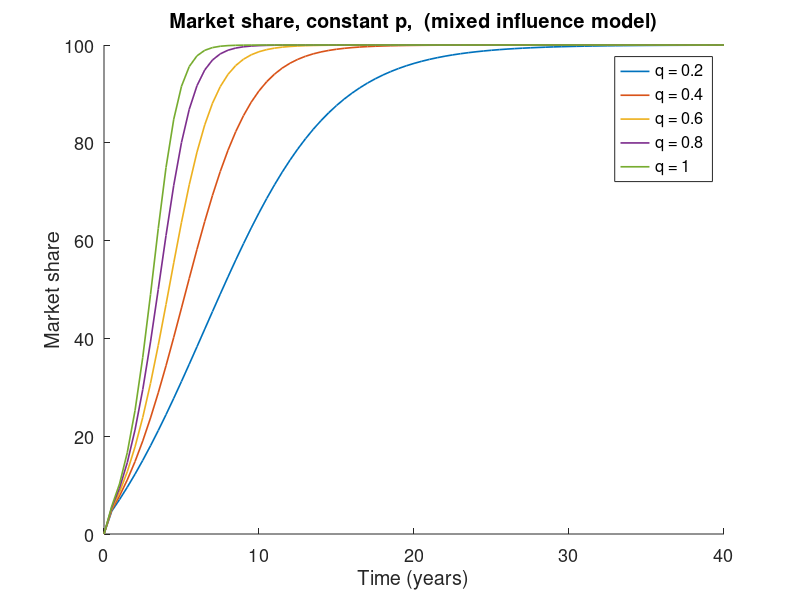
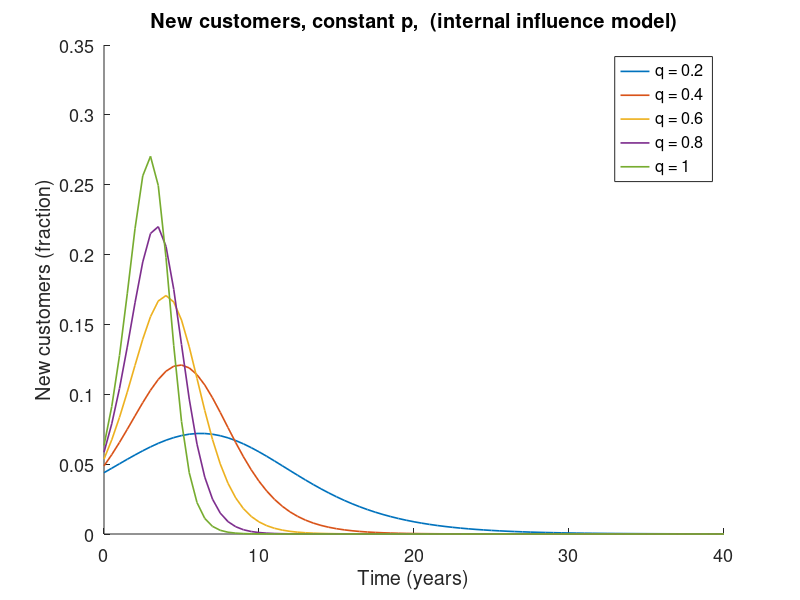
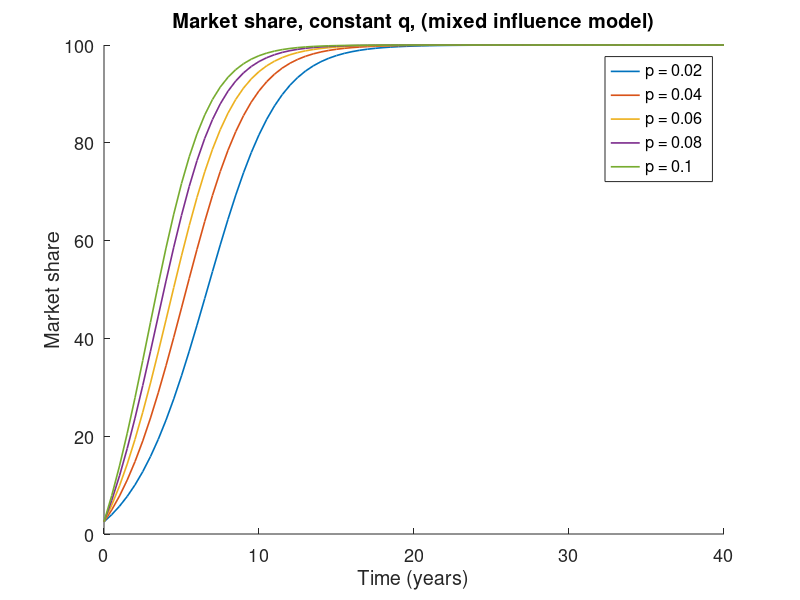
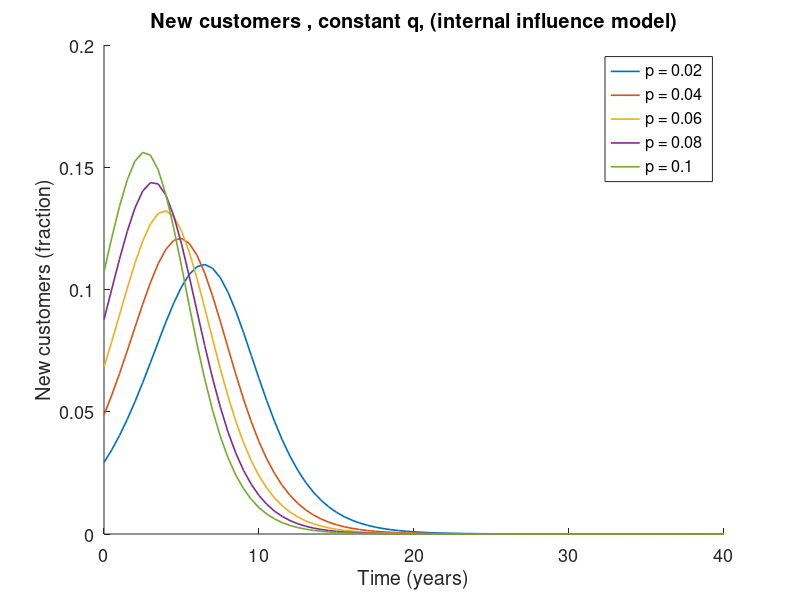

Source code (MATLAB) for these figures, in order:
close all;
clear all;
total = 40;
dt = 0.5;set(gca,'fontsize',13)
hold on
iter = total / dt + 1;
p = [0.02, 0.04, 0.06, 0.08, 0.1];
q = [0.2, 0.4, 0.6, 0.8, 1];
C = 100000;
y = zeros(5, iter);
for j = 1 : 5    
    N = zeros(iter, 1);
    x = zeros(iter, 1);
    t = zeros(iter, 1);
    N(1) = 0.025*C;
    for i = 2 : iter  
        a = p(2) + (q(j) * N(i - 1)) / C;
        N(i) = N(i - 1) + dt * a * (C - N(i - 1));
        x(i) = (N(i) / C) * 100;
        y(j, i-1) = ((N(i) - N(i - 1)) / (C * dt)) ;
        t(i) = t(i - 1) + dt;
    end;
    y(j, iter) = y(j,iter-1);
    plot(t, x,'lineWidth',1.2)
    hold on;
end;
legend('q = 0.2', 'q = 0.4', 'q = 0.6', 'q = 0.8', 'q = 1');
title('Market share, constant p,  (mixed influence model)');
xlabel('Time (years)');
ylabel('Market share');
figure;set(gca,'fontsize',13)
hold on
for j = 1 : 5
    plot(t, y(j, :),'lineWidth',1.2)
    hold on;
end;
legend('q = 0.2', 'q = 0.4', 'q = 0.6', 'q = 0.8', 'q = 1');
title('New customers, constant p,  (internal influence model)');
xlabel('Time (years)');
ylabel('New customers (fraction)');


figure;set(gca,'fontsize',13)
hold on
y = zeros(5, iter);
for j = 1 : 5    
    N = zeros(iter, 1);
    x = zeros(iter, 1);
    t = zeros(iter, 1);
    N(1) = 0.025*C;
    x(1) = (N(1) / C) * 100;
    for i = 2 : iter  
        a = p(j) + (q(2) * N(i - 1)) / C;
        N(i) = N(i - 1) + dt * a * (C - N(i - 1));
        x(i) = (N(i) / C) * 100;
        y(j, i-1) = ((N(i) - N(i - 1)) / (C * dt)) ;
        t(i) = t(i - 1) + dt;
    end;
    y(j, iter) = y(j,iter-1);
 
    plot(t, x,'lineWidth',1.2)
    hold on;
end;
legend('p = 0.02', 'p = 0.04', 'p = 0.06', 'p = 0.08', 'p = 0.1');
title('Market share, constant q, (mixed influence model)');
xlabel('Time (years)');
ylabel('Market share');
figure;set(gca,'fontsize',13)
hold on
for j = 1 : 5
    plot(t, y(j, :),'lineWidth',1.2)
    hold on;
end;
legend('p = 0.02', 'p = 0.04', 'p = 0.06', 'p = 0.08', 'p = 0.1');
title('New customers , constant q, (internal influence model)');
xlabel('Time (years)');
ylabel('New customers (fraction)');

